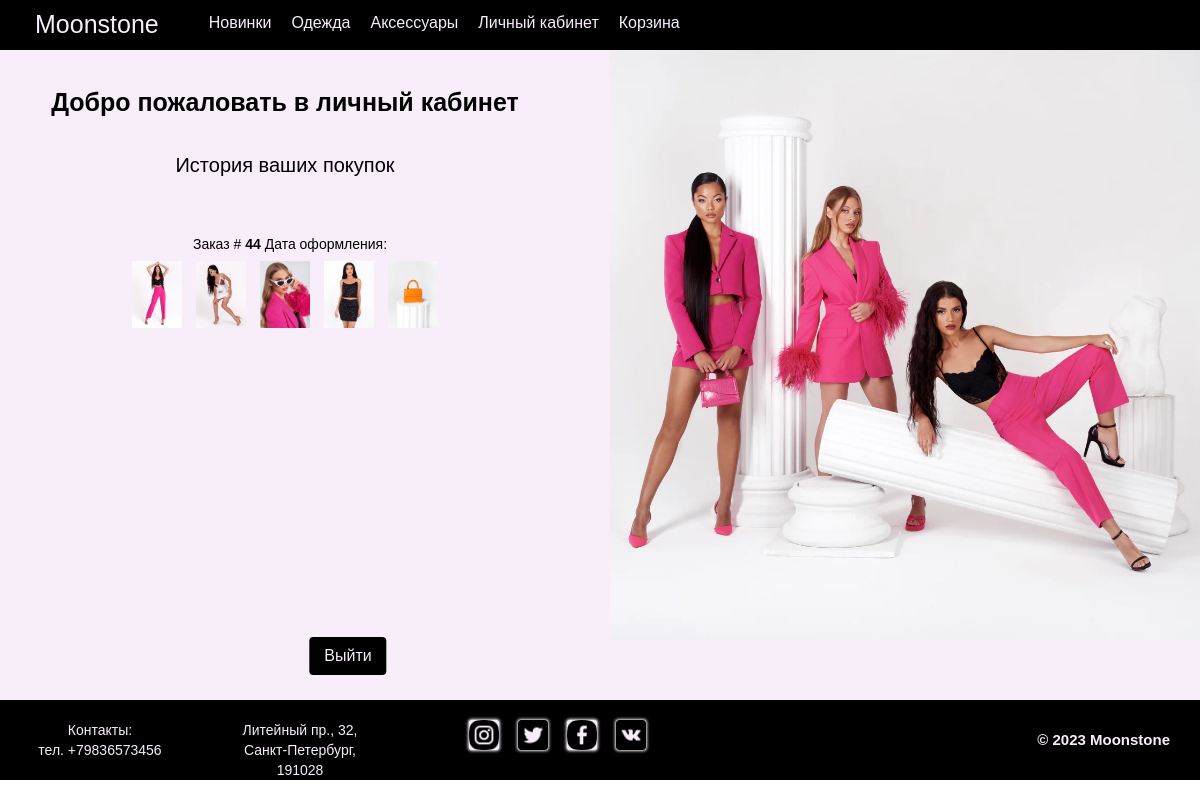
/account/ (signed in), run on the app's committed database.
### shop/models.py (models this page shows, shortened)
class Order(models.Model):
    user = models.ForeignKey(User, on_delete=models.CASCADE)
    first_name = models.CharField(max_length=255)
    last_name = models.CharField(max_length=255)
    email = models.EmailField()
    address = models.CharField(max_length=255)
    postal_code = models.CharField(max_length=20)
    city = models.CharField(max_length=255)
    created = models.DateTimeField(default=timezone.now)
    updated = models.DateTimeField(auto_now=True)
    paid = models.BooleanField(default=False)
    class Meta:
        ordering = ('-created',)

class OrderItem(models.Model):
    order = models.ForeignKey(Order, on_delete=models.CASCADE, related_name='items')
    product = models.ForeignKey(Product, on_delete=models.CASCADE)
    price = models.DecimalField(max_digits=10, decimal_places=2)
    quantity = models.PositiveIntegerField(default=1)
    color = models.CharField(max_length=50, default='Белый', null=True)
    size = models.CharField(max_length=20, default='One',null=True)

class Product(models.Model):
    name = models.CharField(max_length=255)
    description = models.TextField()
    price = models.DecimalField(max_digits=10, decimal_places=2)
    image = models.ImageField(upload_to='product_images', storage=fs)
    color = models.CharField(max_length=50, default='Белый', null=True)
    size = models.CharField(max_length=20, default='One',null=True)

### shop/views.py (the view)
# urls.py: path('account/', views.account_detail, name='account_detail'),
@login_required
def account_detail(request):
    orders = Order.objects.filter(user=request.user).order_by('-created')
    return render(request, 'shop/account_detail.html', {'orders': orders})

### templates/shop/account_detail.html (shortened to what this page needs)
{% extends 'shop/base.html' %}
{% load static %}
{% block content %}
    {% if user.is_authenticated %}
        <div class="account__body">
            <div class="account__container">
                <div class="account__content">
                    <div class="account__hello">
                        <h1>Добро пожаловать в личный кабинет </h1>
                    </div>
                    <div class="account__top">
                        <p>История ваших покупок</p>
                    </div>
                    <div class="account__orders">
                        {% for order in orders.all %}
                            <div class="account__order">
                                <div class="account__order__header">
                                    <p>Заказ #
                                        <a href="{% url 'shop:order_history' order.id %}">
                                            <b>{{ order.id }}</b>
                                        </a>
                                    Дата оформления: {{ order.created_at }}
                                </div>
                                <div class="account__order__body">
                                    {% for item in order.items.all %}
                                        <div class="account__order__item">
                                            <a href="{% url 'shop:order_history' order.id %}"> <img src="{{ item.product.image.url }}" alt="{{ item.product.name }}" width="50px"></a>
                                        </div>
                                    {% endfor %}
                                </div>
                            </div>
                        {% endfor %}
                        <div class="account__out">
                            <form method="post" action="{% url 'shop:logout' %}">
                                <button class="account__button" type="submit">Выйти</button>
                            </form>
                        </div>
                    </div>
                </div>
                <div class="account__image">
                    <img src="{% static 'img/102.jpg' %}"  alt="" >
                </div>
            </div>
        </div>
    {% else %}
        <p>Вы не авторизованы! <a href="{% url 'shop:login' %}">Войдите</a>, чтобы продолжить.</p>
    {% endif %}
{% endblock %}

### static/css/style.css (style rules this page uses)
* { padding: 0; margin: 0; border: 0; }
*, *:before, *:after { -moz-box-sizing: border-box; -webkit-box-sizing: border-box; box-sizing: border-box; }
html, body { height: 100%; width: 100%; font-size: 100%; line-height: 1; font-size: 14px; -ms-text-size-adjust: 100%; -moz-text-size-adjust: 100%; -webkit-text-size-adjust: 100%; }
input, button, textarea { font-family: inherit; }
button { cursor: pointer; }
a, a:visited { text-decoration: none; }
img { vertical-align: top; }
h1, h2, h3, h4, h5, h6 { font-size: inherit; font-weight: 400; }
body { font-family: 'Gilroy-Medium', sans-serif; }
.account__body { background-color: #f7eef9; padding-top: 50px; position: relative; max-height: 700px; padding-bottom: 100px; }
.account__container { display: flex; flex-wrap: wrap; align-items: flex-start; justify-content: space-between; max-width: 1200px; margin: 0 auto; }
.account__content { padding-right: 20px; width: calc(50% - 10px); }
.account__image { width: calc(50% - 10px); max-width: 100%; object-fit: cover; }
.account__image img { max-width: 100%; max-height: auto; }
.account__hello { font-size: 20px; font-weight: 700; padding-top: 40px; padding-bottom: 30px; text-align: center; }
.account__hello h1 { padding-bottom: 10px; font-size: 25px; font-weight: 700; }
.account__top { text-align: center; font-size: 20px; }
.account__orders { margin-top: 40px; max-height: 350px; overflow-y: auto; max-width: 750px; border: 2px solid #f7eef9; border-radius: 4px; text-align: center; padding-left: 10px; background-image: image(1.jpg); }
.account__order { padding: 10px; }
.account__order__header { padding: 10px; }
.account__order__header b { color: #000; }
.account__order__body { border-bottom: 2px solid #f7eef9; padding-bottom: 10px; }
.account__order__item { display: inline-block; vertical-align: middle; margin-right: 10px; }
.account__out { position: absolute; bottom: 0; left: 29%; transform: translateX(-50%); }
.account__button { display: block; margin-bottom: 25px; text-align: center; padding: 10px 15px; border-radius: 4px; background-color: #000000; color: #f7eef9; font-size: 16px; }

### data on the page
Order: id "44"
OrderItem: product.image (picture)
OrderItem: product.image (picture)
OrderItem: product.image (picture)
OrderItem: product.image (picture)
OrderItem: product.image (picture)
